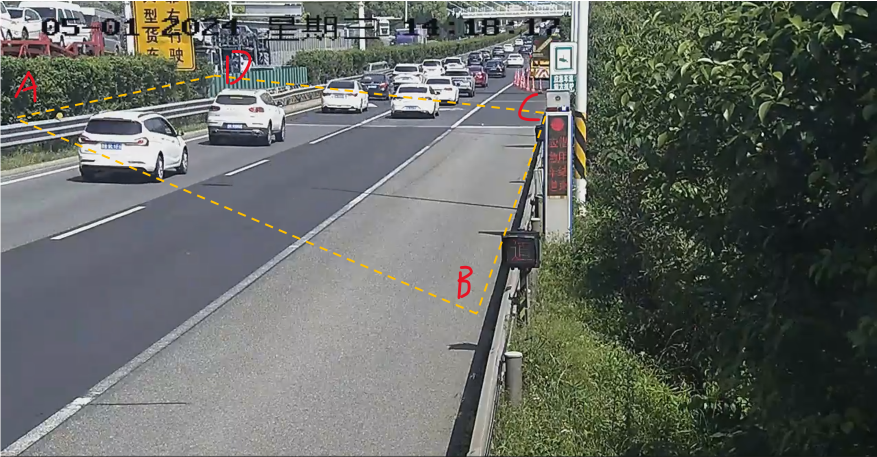
#> input picture data/img/103_40m.png, 1753 x 914 px (shown at 1/2 size)
$ python selectDetectArea_photo.py
#> lines starting #> are read from the running program, lines starting #| are printed output that depends on the picture
import cv2
import numpy as np

# 用于保存点击的坐标
points = []

# 缩放因子
scale_factor = 1.0


# 回调函数，获取鼠标点击的四个点
def select_points(event, x, y, flags, param):
    global points, scale_factor
    if event == cv2.EVENT_LBUTTONDOWN:
        # 将缩放后的坐标转换回原始图像坐标
        original_x = int(x / scale_factor)
        original_y = int(y / scale_factor)

        points.append((original_x, original_y))
        if len(points) == 4:
            cv2.destroyAllWindows()

    elif event == cv2.EVENT_MOUSEWHEEL:
        global img_scaled
        if flags > 0:  # 滚轮向上滚动（放大）
            scale_factor *= 1.1
        else:  # 滚轮向下滚动（缩小）
            scale_factor /= 1.1

        # 更新缩放后的图像
        img_scaled = cv2.resize(img, None, fx=scale_factor, fy=scale_factor)
        cv2.imshow('Image', img_scaled)


# 读取图片
def read_image_and_select_points(image_path):
#> called with image_path = 'data/img/103_40m.png'
    global points, scale_factor, img_scaled
    points = []
    scale_factor = 1.0

    img = cv2.imread(image_path)
#> img is the input picture: shape (914, 1753, 3); mean B, G, R 99.5, 104.3, 100.4

    # 计算合适的最大窗口大小
    max_window_size = 800  # 可根据需要调整
    height, width = img.shape[:2]
#> height = 914; width = 1753
    scale_factor = min(max_window_size / max(height, width), 1.0)
#> scale_factor = 0.456

    # 缩放图像
    img_scaled = cv2.resize(img, None, fx=scale_factor, fy=scale_factor)
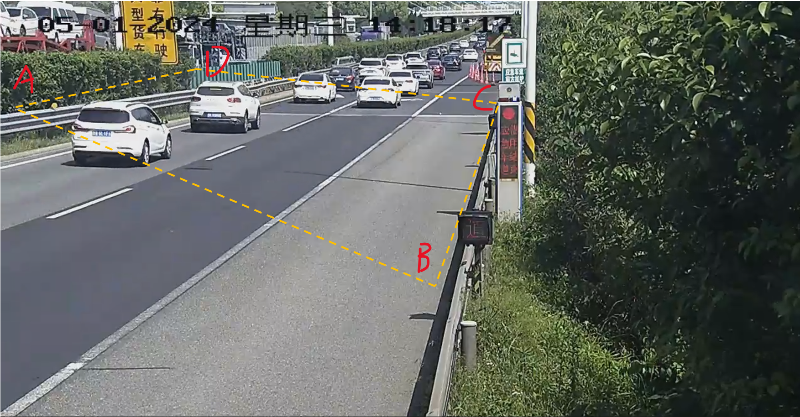
#> img_scaled: shape (417, 800, 3); mean B, G, R 99.4, 104.3, 100.3

    # 设置窗口大小
    cv2.namedWindow('Image', cv2.WINDOW_NORMAL)
    cv2.resizeWindow('Image', int(width * scale_factor), int(height * scale_factor))

    # 设置鼠标回调函数
    cv2.setMouseCallback('Image', select_points)

    # 显示图片并等待用户选择四个点
    while True:
        img_copy = img_scaled.copy()

        # 画出已经选择的点（需要将原始坐标转换为缩放后的坐标）
        for point in points:
            scaled_x = int(point[0] * scale_factor)
            scaled_y = int(point[1] * scale_factor)
            cv2.circle(img_copy, (scaled_x, scaled_y), 5, (0, 255, 0), -1)

        cv2.imshow('Image', img_copy)

        if len(points) == 4:
            break

        if cv2.waitKey(1) & 0xFF == ord('q'):
#> (key q is pressed here)
            break

    cv2.destroyAllWindows()
    return points


# 测试代码
image_path = 'data/img/103_40m.png'
selected_points = read_image_and_select_points(image_path)
print("Selected points:", selected_points)
